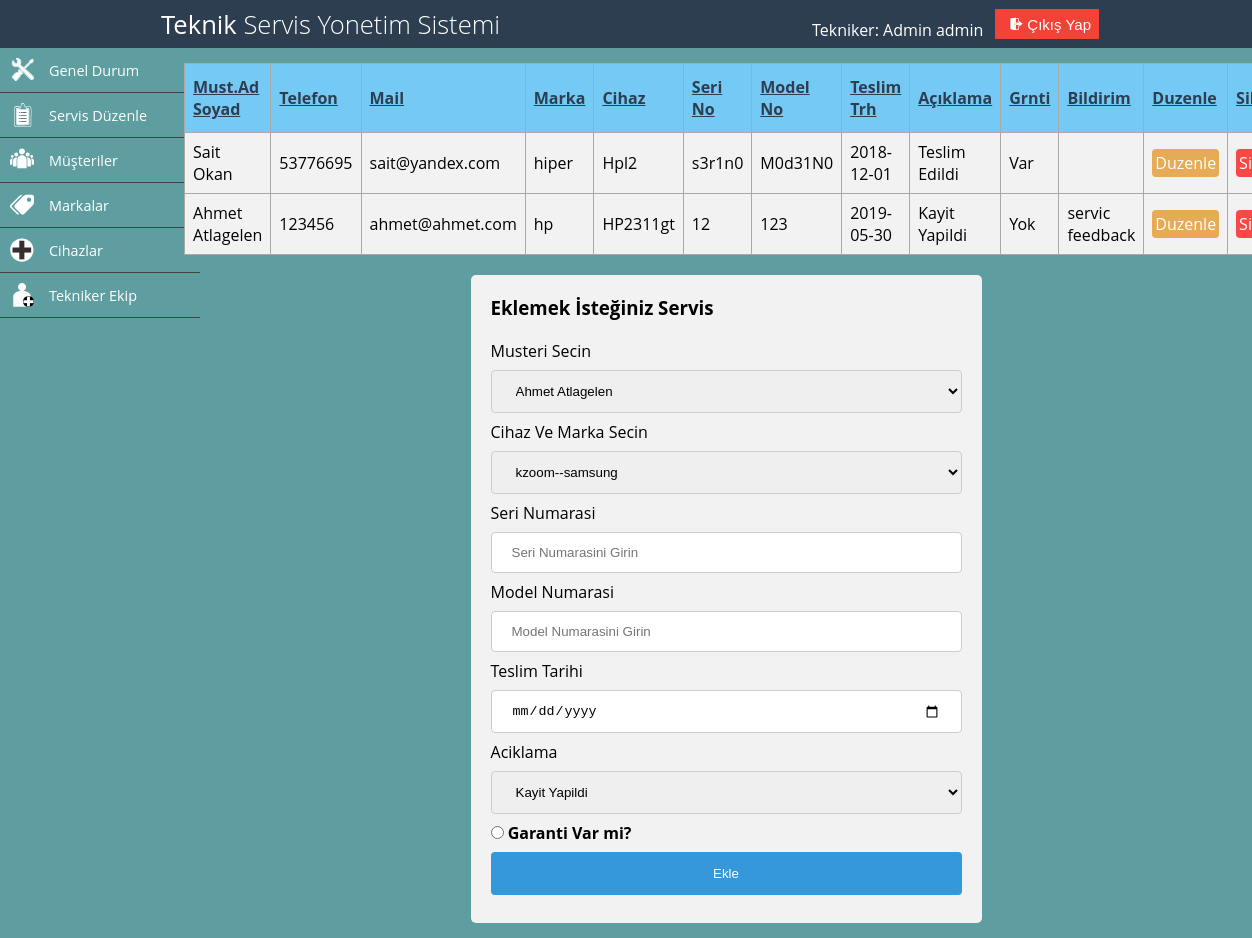
The app's page /panel/servisekle.php (signed in) with its own data.
### tables this page shows
CREATE TABLE `servis` (
  `id` int(11) NOT NULL,
  `musteriid` int(11) NOT NULL,
  `markaid` int(11) NOT NULL,
  `cihazid` int(11) NOT NULL,
  `yetkiliid` int(11) NOT NULL,
  `serino` varchar(50) NOT NULL,
  `modelno` varchar(50) NOT NULL,
  `teslimtarihi` date NOT NULL,
  `aciklama` varchar(50) NOT NULL,
  `garanti` tinyint(1) NOT NULL,
  `status` tinyint(1) NOT NULL DEFAULT '0',
  `feedback` varchar(300) DEFAULT NULL
);

CREATE TABLE `musteri` (
  `idmusteri` int(11) NOT NULL,
  `ad` varchar(50) NOT NULL,
  `soyad` varchar(50) NOT NULL,
  `telefon` int(20) NOT NULL,
  `mail` varchar(50) NOT NULL,
  `adres` varchar(150) NOT NULL
);

CREATE TABLE `marka` (
  `idmarka` int(11) NOT NULL,
  `markaadi` varchar(100) NOT NULL
);

CREATE TABLE `cihaz` (
  `idcihaz` int(11) NOT NULL,
  `cihazadi` varchar(50) NOT NULL,
  `markaid` int(11) NOT NULL
);

### panel/contentservis.php (the view, shortened to what this page needs)
<div id="servisekle">
<table id="servis">
    <tr >
        <th>Must.Ad Soyad</th>
        <th>Telefon</th>
        <th>Mail</th>
        <th>Marka</th>
        <th>Cihaz</th>
        <th>Seri No</th>
        <th>Model No</th>
        <th>Teslim Trh</th>
        <th>Açıklama</th>
        <th>Grnti</th>
        <th>Bildirim</th>
        <th>Duzenle</th>
        <th>Sil</th>
    </tr>
    <?php
    require_once "../baglan.php";
    $liste = $conn->query(" SELECT * FROM servis INNER JOIN musteri ON musteri.idmusteri=servis.musteriid
                                    INNER JOIN cihaz ON servis.cihazid=cihaz.idcihaz
                                    INNER JOIN marka ON servis.markaid=marka.idmarka ",PDO::FETCH_ASSOC);
    foreach ($liste as $row) {
        echo "<tr>";
        echo "<td>" . $row["ad"]." ". $row["soyad"] . "</td>";
        echo "<td>" . $row["telefon"] . "</td>";
        echo "<td>" . $row["mail"] . "</td>";
        echo "<td>" . $row["markaadi"] . "</td>";
        echo "<td>" . $row["cihazadi"] . "</td>";
        echo "<td>" . $row["serino"] . "</td>";
        echo "<td>" . $row["modelno"] . "</td>";
        echo "<td>" . $row["teslimtarihi"] . "</td>";
        echo "<td>" . $row["aciklama"] . "</td>";
        if ($row["garanti"] == 1) {
            echo "<td>" . "Var" . "</td>";
        } else {
            echo "<td>" . "Yok" . "</td>";
        }
        echo "<td>" . $row['feedback'] . "</td>";
        echo "<td><a href="."duzenleservis.php?id=".$row["id"]." <button class=\"buttonduzenle\" >Duzenle</button></a></td>";
        echo "<td><a href="."silservis.php?id=".$row["id"]." <button onclick=\"return confirm('Silmek istiyor musun?'); \" class=\"buttonsil\" >Sil</button></a></td>";
        echo "<tr>";
    }
    ?>
</table>
<div id="formservis"  >
    <h3>Eklemek İsteğiniz Servis</h3>
    <form method="post">
        <label for="musteriad">Musteri Secin</label>
        <select name="musteriad" required>
            <?php
            require_once "../baglan.php";
            $liste1 = $conn->query(" SELECT * FROM musteri");
            $result=$liste1->fetchAll();
            foreach ($result as $row){
                echo "<option  value='".$row['idmusteri']."'>".$row['ad']." ".$row['soyad']."</option>";
            }
            ?>
        </select>
        <label for="marka">Cihaz Ve Marka Secin</label>
        <select name="marka" required>
            <?php
            require_once "../baglan.php";
            $liste1 = $conn->query(" SELECT * FROM cihaz INNER JOIN marka on cihaz.markaid=marka.idmarka");
            $result=$liste1->fetchAll();
            foreach ($result as $row){
                echo "<option  value='".$row['idcihaz']."|".$row['markaid']."'>". $row["cihazadi"]."--" .$row['markaadi']."</option>";} ?>
        </select>
        <label for="serino">Seri Numarasi</label>
        <input type="text" name="serino" placeholder="Seri Numarasini Girin" required>
        <label for="modelno">Model Numarasi</label>
        <input type="text" name="modelno" placeholder="Model Numarasini Girin" required>
        <label for="teslimtarihi">Teslim Tarihi</label>
        <input type="date" name="teslimtarihi" required>
        <label for="aciklama">Aciklama</label>
        <select name="aciklama" required>
            <option value="Kayit Yapildi">Kayit Yapildi</option>
        </select>
        <input type="radio" id="1" name="garanti" value="1">
        <label for="1"><b>Garanti Var mi?</b></label>
        <input type="submit" value="Ekle" name="servisekle">
    </form>
</div>
</div>

### css-js/tekniker.css (style rules this page uses)
* { margin: 0; padding: 0; box-sizing: border-box; }
html,body { font-family: 'Open Sans'; height: 100%; background-color:cadetblue; }
a { text-decoration: none; }

### records on screen
servis: musteriid.ad "Sait", musteriid.soyad "Okan", musteriid.telefon "53776695", musteriid.mail "sait@yandex.com", markaid.markaadi "hiper", cihazid.cihazadi "Hpl2", serino "s3r1n0", modelno "M0d31N0", teslimtarihi "2018-12-01", aciklama "Teslim Edildi", garanti "Var"
servis: musteriid.ad "Ahmet", musteriid.soyad "Atlagelen", musteriid.telefon "123456", musteriid.mail "ahmet@ahmet.com", markaid.markaadi "hp", cihazid.cihazadi "HP2311gt", serino "12", modelno "123", teslimtarihi "2019-05-30", aciklama "Kayit Yapildi", garanti "Yok", feedback "servic feedback"

### other values on screen
$_SESSION["ad"] "Admin"
$_SESSION["soyad"] "admin"
form field musteriad "Ahmet Atlagelen"
form field marka "kzoom--samsung"
